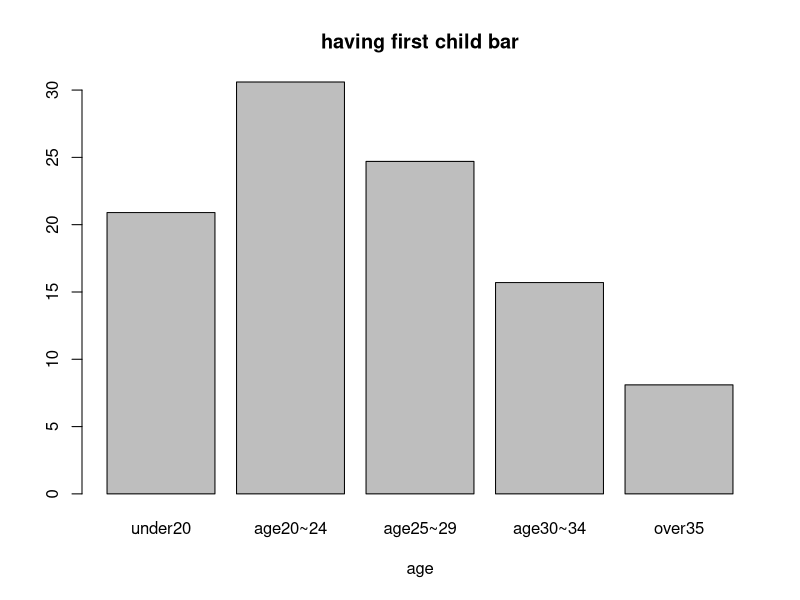
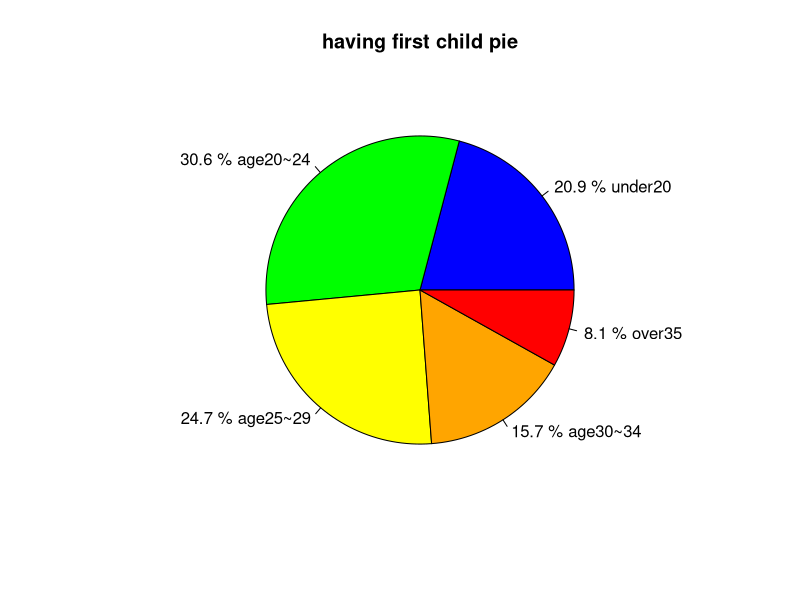
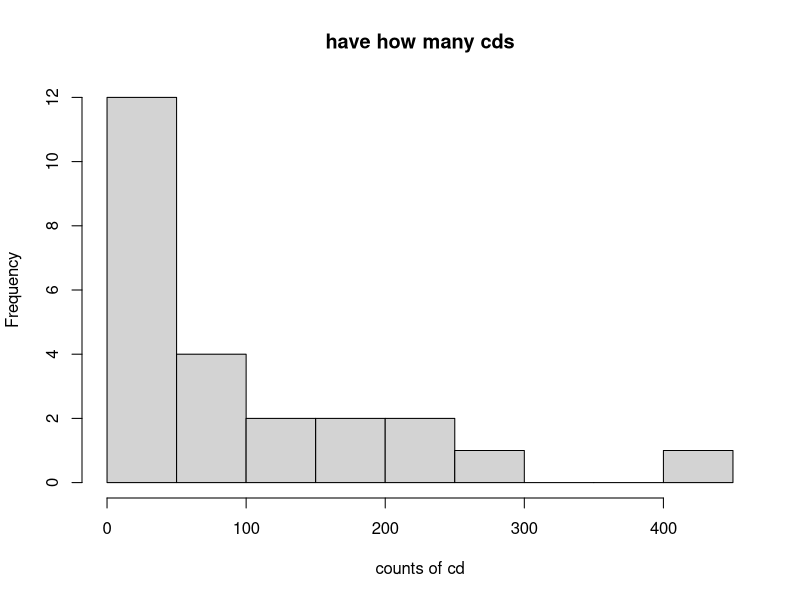
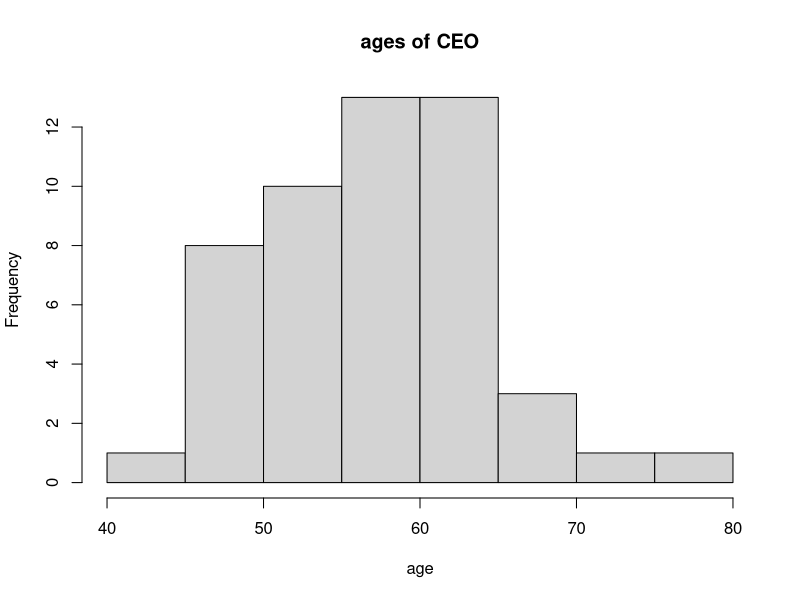
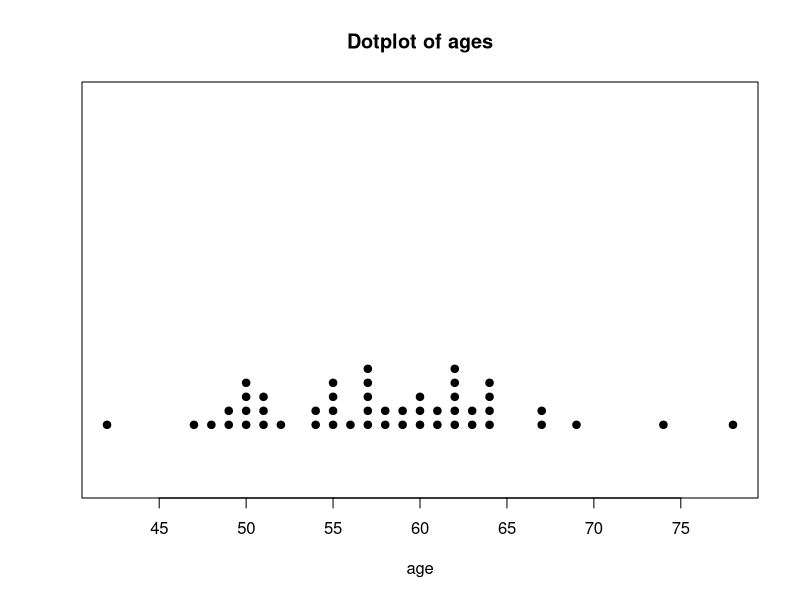
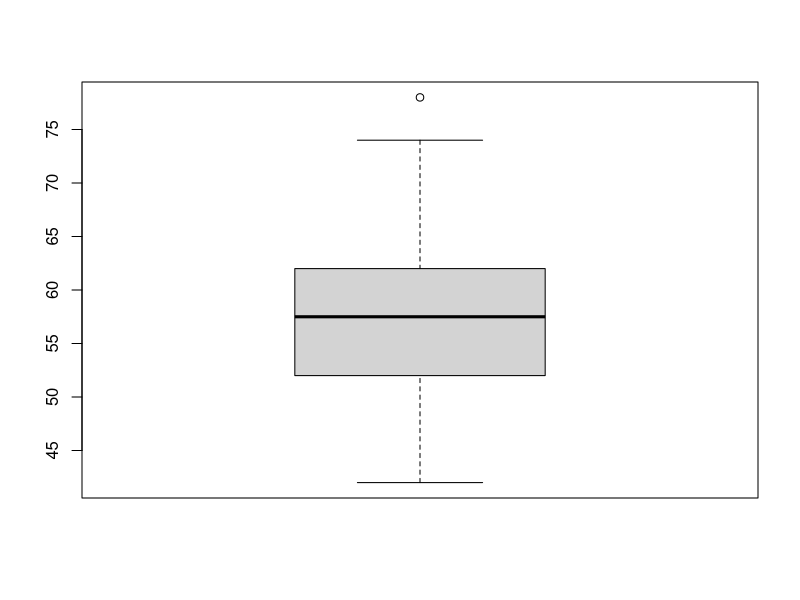
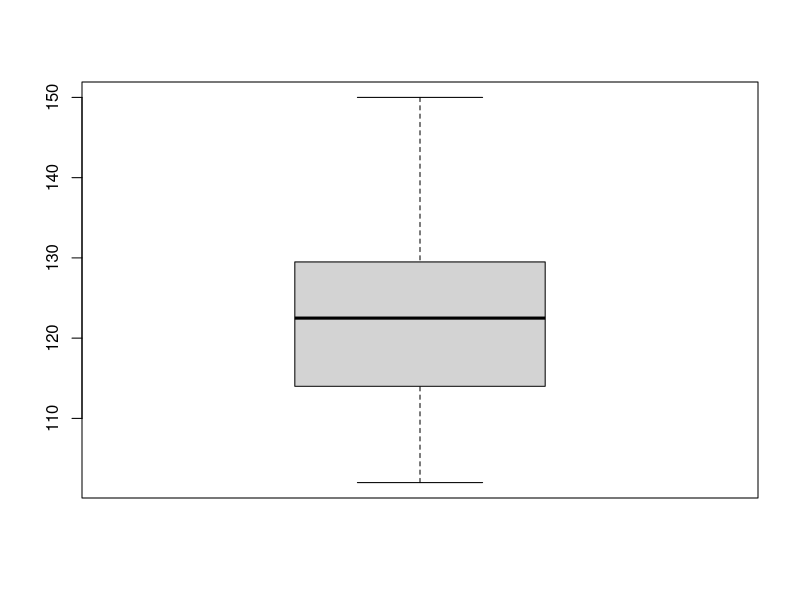
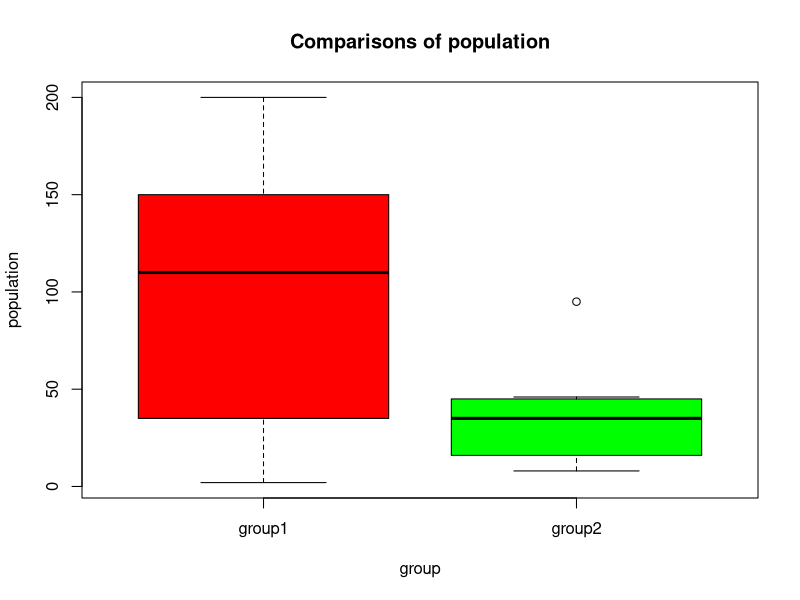

These figures' R source, in order:
## ---- chunk 1
getab=1700
all=2470
paste(round((getab/all)*100, 2), "%", sep="")
## ---- chunk 2
absb=1056
paste(round((absb/getab)*100, 2), "%", sep="")
## ---- chunk 3
getc=657
csb=300
paste(round((csb/getc)*100, 2), "%", sep="")
## ---- chunk 4
getdf=113
dsb=41
paste(round((dsb/getdf)*100, 2), "%", sep="")
## ---- chunk 5
age=c("under20","age20~24","age25~29","age30~34","over35")
per=c(20.9,30.6,24.7,15.7,8.1)
barplot(per,names.arg = age,xlab="age", main="having first child bar")
## ---- chunk 6
pie(per, labels = paste(per,"%",age), col=c("blue","green","yellow","orange","red"), main="having first child pie") 
## ---- chunk 7
cd=c(220,20,50,450,300,30,20,50,200,35,25,50,250,100,0,100,20,13,200,2,125,150,90,60)
stem(cd,scale=1)
hist(x=cd,breaks=10,xlab="counts of cd",main="have how many cds")
## ---- chunk 8
ages=c(42,47,48,49,49,50,50,50,50,51,51,51,52,54,54,55,55,55,55,56,57,57,57,57,57,58,58,59,59,60,60,60,61,61,62,62,62,62,62,63,63,64,64,64,64,67,67,69,74,78)
## ---- chunk 9
hist(ages, breaks=10, main="ages of CEO", xlab="age")
## ---- chunk 10
stem(ages, scale = 1)
## ---- chunk 11
stripchart(ages, method = "stack", offset = .7, at = .3, pch = 19,
           main = "Dotplot of ages", xlab = "age")
## ---- chunk 12
summary(ages)
## ---- chunk 13
boxplot(ages)
## ---- chunk 14
blood=c(110,123,132,150,127,118,102,122)
summary(blood)
## ---- chunk 15
median=122.5
## ---- chunk 16
lowerquartiles=116.0
upperquartiles=128.2
## ---- chunk 17
IQR=upperquartiles-lowerquartiles
IQR
## ---- chunk 18
dw=lowerquartiles-1.5*IQR
#min=102.0
dw
up=upperquartiles+1.5*IQR
#max=150.0
up
## ---- chunk 19
boxplot(blood)
## ---- chunk 20
group1=c(2,30,35,70,100,120,135,150,190,200)
group2=c(8,12,16,29,35,40,45,46,95)
## ---- chunk 21
summary(group1)
## ---- chunk 22
summary(group2)
## ---- chunk 23
max1=200
min1=2
max2=95
min2=8
range1=max1-min1
range2=max2-min2
range1
range2
range2<range1
## ---- chunk 24
all=list(group1=group1,group2=group2)
boxplot(all, col=(c("red","green")),main="Comparisons of population", xlab="group", ylab="population")

## ---- chunk 25
mean=70
sd1=5
sd2=15
mean+sd1
mean+sd2
## ---- chunk 26
mean=56
sd=2
## ---- chunk 27
mean-2*sd
## ---- chunk 28
mean+2*sd
## ---- chunk 29
mean+sd
## ---- chunk 30
#method1
MyOutlierDetect<-function(colna,value){
  student<-read.csv("Student.csv")
  if(colna=="GPA"){
    coln=student$GPA
  }else if(colna=="MissClass"){
    coln=student$MissClass
  }else if(colna=="PartyDays"){
    coln=student$PartyDays
  }else if(colna=="StudyHrs"){
    coln=student$StudyHrs
  }else{
    return("please enter those variable which can calculate outliers")
  }

  
  s<-quantile(coln,na.rm = TRUE)
  s
  IQR<-IQR(coln,na.rm = TRUE)
  min<-s[2]-1.5*IQR
  max<-s[4]+1.5*IQR
  if(value>=min & value<=max){
    return("NO")
  }else{
    return("YES")
  }
  
}
## ---- chunk 31
MyOutlierDetect("GPA",3)
MyOutlierDetect("MissClass",5)
MyOutlierDetect("Seat",5)
## ---- chunk 32
#method2
student<-read.csv("Student.csv")
MyOutlierDetect<-function(x,value){
  s<-quantile(x,na.rm = TRUE)
  IQR<-IQR(x,na.rm = TRUE)
  min<-s[[2]]-1.5*IQR
  max<-s[[4]]+1.5*IQR
  if(value>=min & value<=max){
    return("NO")
  }else{
    return("YES")
  }
  
}
GPA<-student$GPA
MyOutlierDetect(GPA,5)
